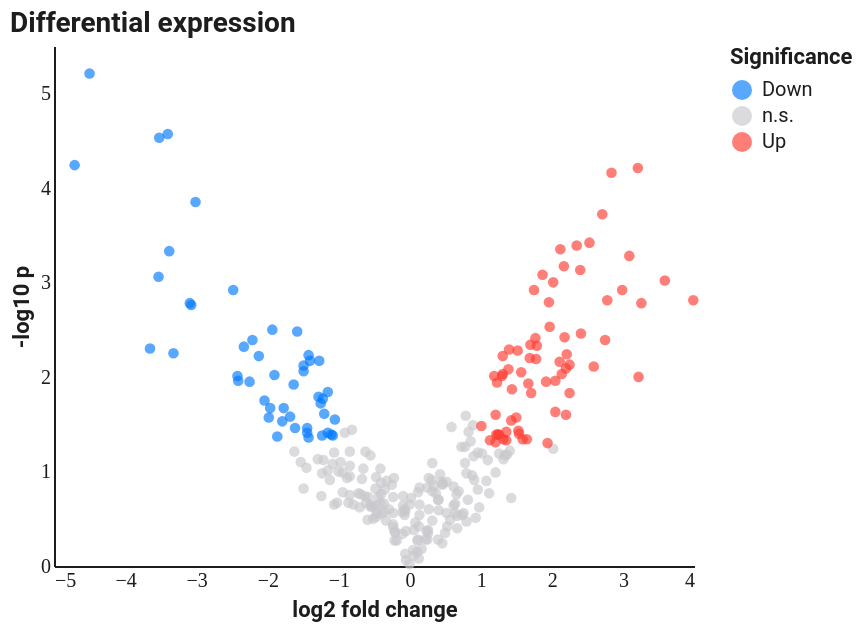

Here is the Vega-Lite specification saved for this chart:
### Vega-Lite specification from a JSON file in a GitHub repository (floating-point values rounded to 4 significant figures; data arrays with more than 128 entries replaced by an {"elided": "..."} marker saying what was removed)
{"$schema": "https://vega.github.io/schema/vega-lite/v5.json", "config": {"background": "#FFFFFF", "font": "Roboto, Roboto Serif, Roboto Mono, system-ui, sans-serif", "view": {"stroke": null, "cornerRadius": 10}, "axis": {"domain": true, "domainColor": "#1D1D1F", "labelColor": "#1D1D1F", "titleColor": "#1D1D1F", "grid": false, "ticks": false, "labelFont": "Roboto Mono", "titleFont": "Roboto"}, "axisTop": {"domain": false, "domainColor": null, "labels": false, "ticks": false, "title": null}, "axisRight": {"domain": false, "domainColor": null, "labels": false, "ticks": false, "title": null}, "legend": {"titleFont": "Roboto", "labelFont": "Roboto", "labelColor": "#1D1D1F", "titleColor": "#1D1D1F"}, "title": {"font": "Roboto", "fontSize": 14, "color": "#1D1D1F", "subtitleFont": "Roboto", "subtitleColor": "#1D1D1F"}, "range": {"category": ["#FF3B30", "#FF9500", "#FFCC00", "#28CD41", "#79DBDC", "#007AFF", "#AF52DE", "#FF2D55"]}, "bar": {"cornerRadiusEnd": 4}, "line": {"strokeWidth": 2}, "point": {"filled": true, "size": 40}}, "width": 320, "height": 260, "title": {"text": "Differential expression", "anchor": "start"}, "data": {"values": {"elided": "280 records"}}, "mark": {"type": "point", "filled": true, "size": 28, "opacity": 0.65}, "encoding": {"x": {"field": "lfc", "type": "quantitative", "axis": {"title": "log2 fold change"}}, "y": {"field": "neglogp", "type": "quantitative", "axis": {"title": "-log10 p"}}, "color": {"field": "sig", "type": "nominal", "scale": {"domain": ["Down", "n.s.", "Up"], "range": ["#007AFF", "#C7C7CC", "#FF3B30"]}, "legend": {"title": "Significance"}}}}
